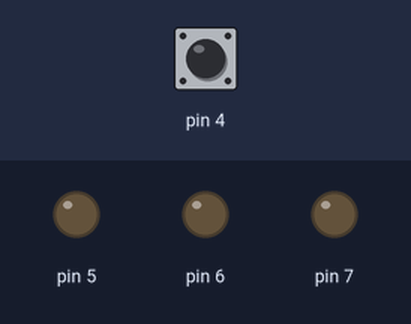
Simulated run of this sketch. Board: Arduino Uno, built with avr-gcc and run on an emulated ATmega328P. Parts: output pins drawn as LEDs (lit = HIGH). The inputs (shaded band) are chosen by the test bench; at power-on: pin 4 LOW.

Above: at 1.2 s.
1.3 s: pin 4 driven HIGH
At 2.5 s:
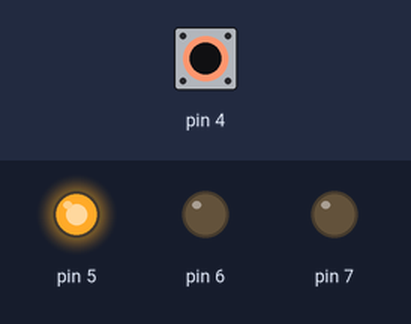
2.8 s: pin 4 pulsed LOW 5 times (0.12 s each, 0.3 s apart)
At 3.7 s:
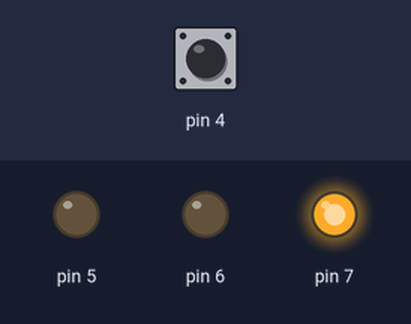
At 5.3 s:
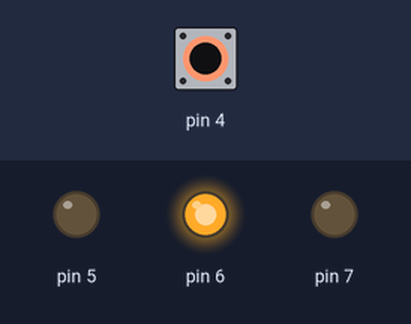
Timing chart, 0 to 6.8 s (numbered marks = the images above; inputs shaded):
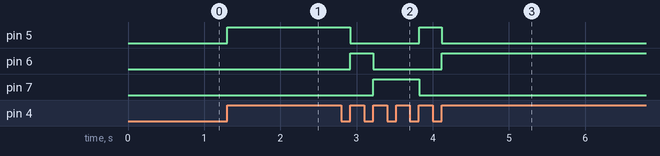

The sketch:

CapacitiveTouchSensor.ino
```cpp
#include <CapacitiveSensor.h>
CapacitiveSensor   cs_2_4 = CapacitiveSensor(2,4); // 1M resistor between pins 2 & 4, pin 4 is sensor pin, add a wire and
int cnt=0;
int in = 2;
int out = 4;
int state = HIGH;
int r;
int p = LOW;
long time = 0;
long debounce = 200;
void setup()
{
  pinMode(4, INPUT);
  /*    LED Outputs   */
  pinMode(5, OUTPUT);
  pinMode(6, OUTPUT);
  pinMode(7, OUTPUT);
}
void loop()
{
  r = digitalRead(4);
  if (r == HIGH && p == LOW && millis() - time > debounce) {
    cnt++;
  if (state == HIGH)
     state = LOW;
    else
    time = millis();
  }
  if(cnt == 1){
    digitalWrite(5, HIGH);
    digitalWrite(6, LOW);
    digitalWrite(7, LOW);
    Serial.print(cnt);
  }
  if(cnt == 2){
    digitalWrite(5, LOW);
    digitalWrite(6, HIGH);
    digitalWrite(7, LOW);
    Serial.print(cnt);
  }
  if(cnt == 3){
    digitalWrite(5, LOW);
    digitalWrite(6, LOW);
    digitalWrite(7, HIGH);
    Serial.print(cnt);
  }
  if(cnt > 3){
      cnt = 0;
  }
  p = r;
  Serial.print(r);
  Serial.print(cnt);
}
```

Measured:
- after the input at 1.3 s, pin 5: LOW → HIGH at once
- after the input at 2.8 s, pin 5: HIGH → LOW after 0.12 s, → HIGH 0.90 s later, → LOW 0.30 s later; pin 6: LOW → HIGH after 0.12 s, → LOW 0.30 s later, → HIGH 0.90 s later; pin 7: LOW → HIGH after 0.42 s, → LOW 0.60 s later
